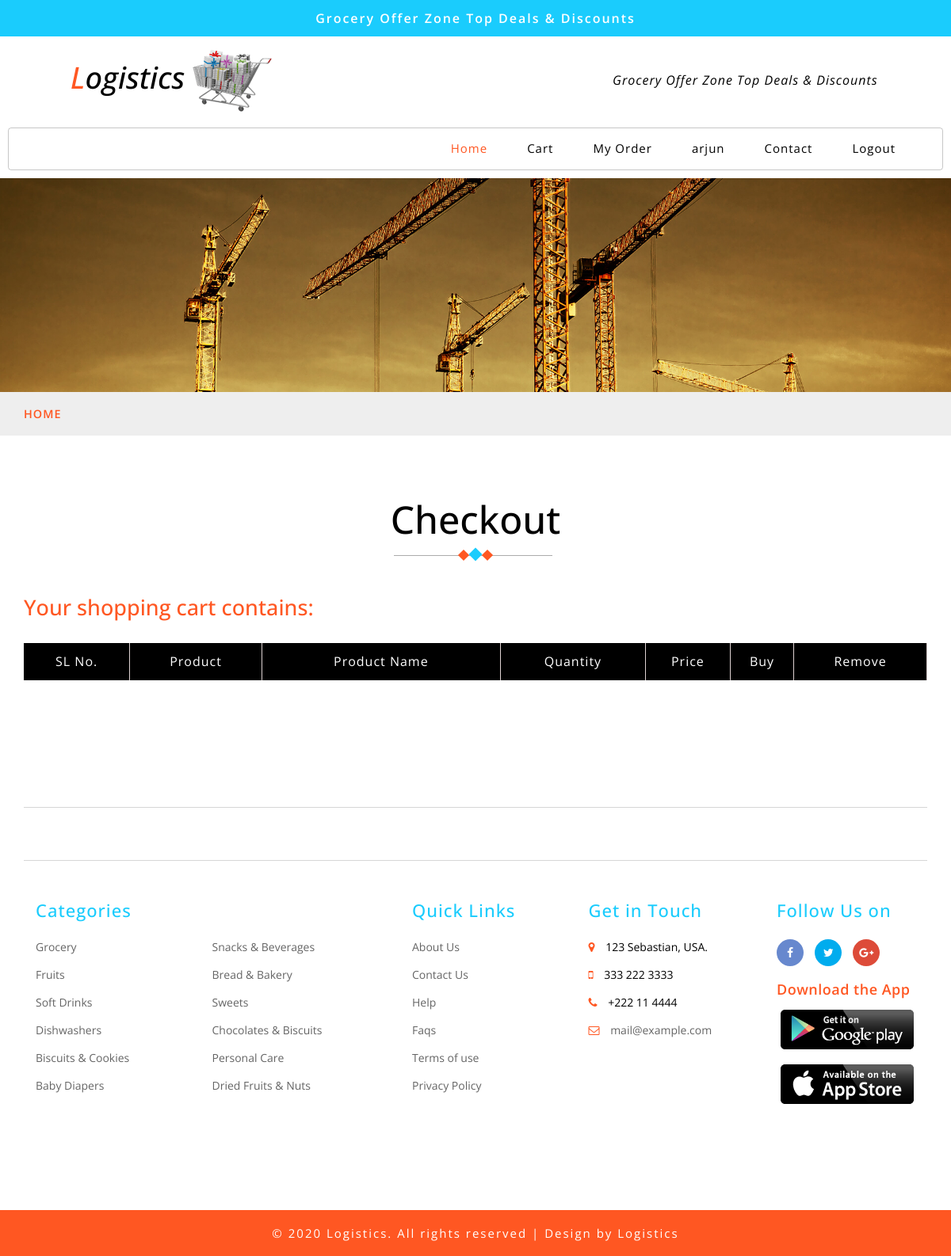
Before: /ucart (signed in) with the older database file.
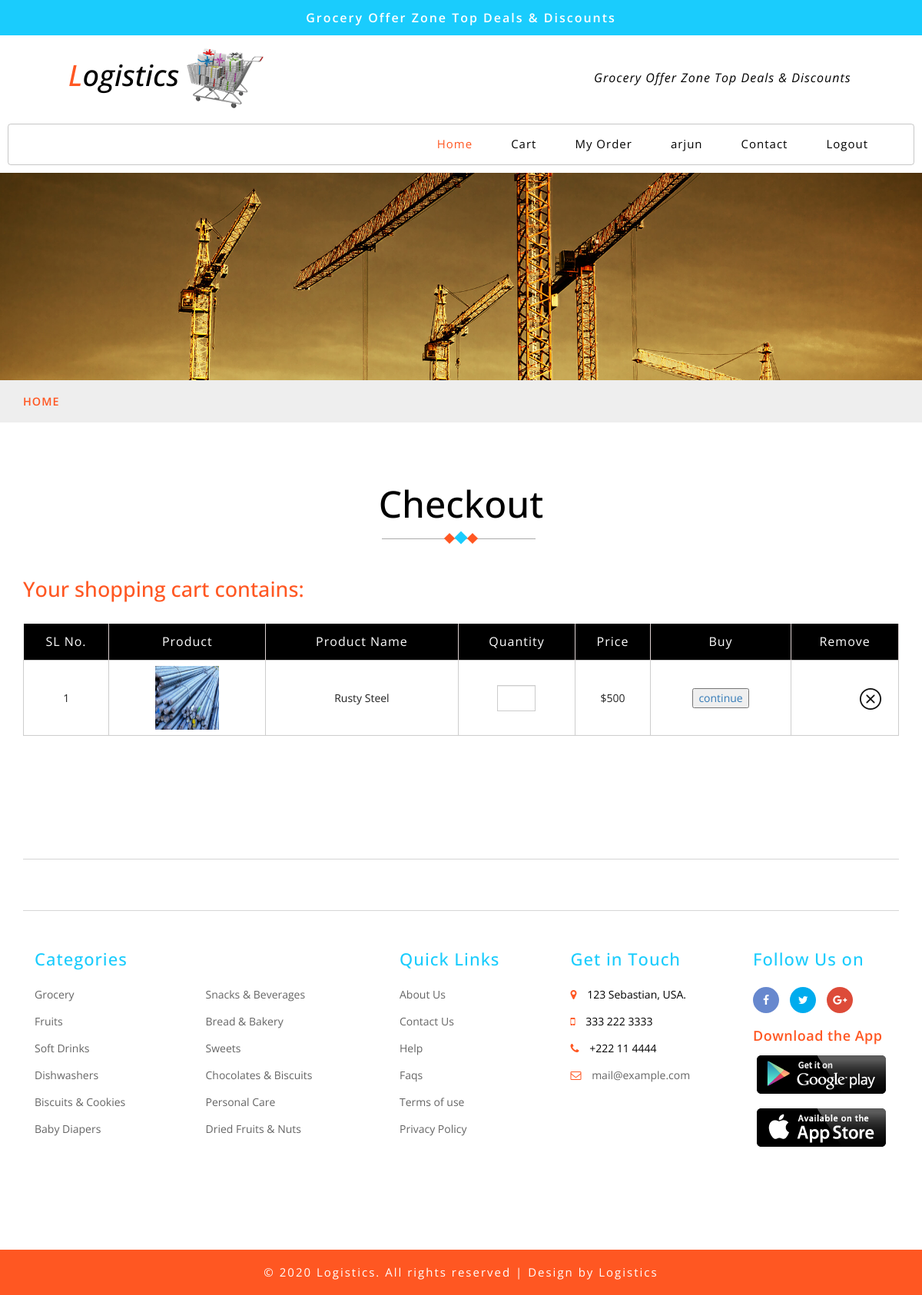
After: the same page with the newer database file.
### logistic/models.py (models this page shows, shortened)
class Materials(db.Model):
    id = db.Column(db.Integer,primary_key=True)
    sowner = db.Column(db.String)
    uowner = db.Column(db.String)
    name = db.Column(db.String(200))
    brand = db.Column(db.String(200))
    avail = db.Column(db.String(200))
    price = db.Column(db.String(200))
    offerprice = db.Column(db.String(200))
    discount = db.Column(db.String(200))
    place = db.Column(db.String(200))
    image = db.Column(db.String(20), nullable=False, default='default.jpg')
    status = db.Column(db.String(200))
    reason = db.Column(db.String(200))
    cart = db.Column(db.String(200))
    desc = db.Column(db.String(200))
    uquantity = db.Column(db.String(200))
    upayment = db.Column(db.String(200))
    utotalprice = db.Column(db.String(200))
    uname = db.Column(db.String((200)))
    uaddress = db.Column(db.String((200)))
    uphone = db.Column(db.String((200)))
    deliverystatus = db.Column(db.String(220))
    offer = db.Column(db.String(220),default='no')
    purchase = db.Column(db.String(220))

### logistic/routes.py (the view)
@app.route('/ucart',methods = ['GET','POST'])
@login_required
def ucart():
    form = Cart1()
    material = Materials.query.filter_by(cart = 'added',uowner=current_user.username).all()
    return render_template("ucart.html",material=material, form=form)

### logistic/forms.py
class Cart1(FlaskForm):
    value = IntegerField(validators=[DataRequired()])
    submit = SubmitField('continue')

### logistic/models.py (called while the page is built)
@login_manager.user_loader
def load_user(id):
    return Login.query.get(int(id))

### logistic/templates/ucart.html (shortened to what this page needs)
{% extends 'userlayout.html' %}
{% block content %}
<div class="privacy">
    <div class="container">
        <h3 class="tittle-w3l">Checkout
            <span class="heading-style">
                <i></i>
                <i></i>
                <i></i>
            </span>
        </h3>
        <div class="checkout-right">
            <h4>Your shopping cart contains:
            </h4>
            <div class="table-responsive">
                <table class="timetable_sub">
                    <thead>
                        <tr>
                            <th>SL No.</th>
                            <th>Product</th>
                            <th>Product Name</th>
                            <th>Quantity</th>
                            <th>Price</th>
                            <th>Buy</th>
                            <th>Remove</th>
                        </tr>
                    </thead>
                    <tbody>
                        {% for mat in material %}
                        <tr class="rem1">
                            <td class="invert">1</td>
                            <td class="invert-image">
                                <a href="single2.html">
                                    <img src="../static/pics/{{mat.image}}" alt=" " class="img-responsive" style="width: 83.09px;height: 83.09px;">
                                </a>
                            </td>
                            <td class="invert">{{mat.name}}</td>
                            <form action="/ucartto/{{mat.id}}" method="POST">
                            <td class="invert">
                                <div class="quantity">
                                    <center>
                                    <div class="quantity-select" style="width: 50px;">
                                        {% if form.value.errors %}
                                            {{ form.value(class="form-control form-control-lg is-invalid") }}
                                            <div class="invalid-feedback">
                                                {% for error in form.value.errors %}
                                                    <span>{{ error }}</span>
                                                {% endfor %}
                                            </div>
                                        {% else %}
                                            {{ form.value(class="form-control form-control-lg") }}
                                        {% endif %}
                                    </div>
                                </center>
                                </div>
                            </td>
                            <td class="invert">${{mat.price}}</td>
                            <td><a href=""><button>continue</button></a></td>
                        </form>
                            <td class="invert">
                                <div class="rem">
                                   <a href="/ucartremove/{{mat.id}}"> <div class="close1"> </div></a>
                                </div>
                            </td>
                        </tr>
                        {% endfor %}
                    </tbody>
                </table>
            </div>
        </div>
    </div>
</div>
{% endblock %}

Changed rows visible on the page:
added Materials: image (picture), name "Rusty Steel", price "500"
